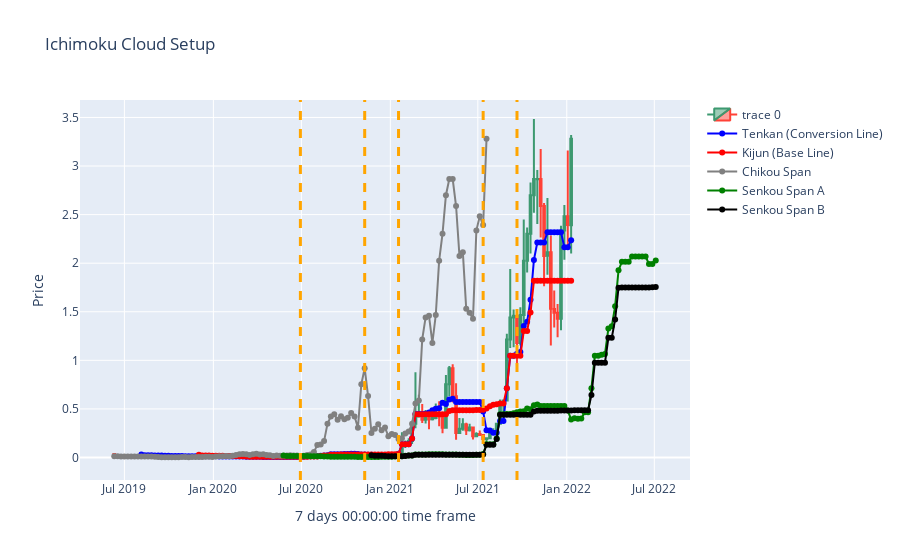

The notebook cell saved with this chart:
### Code cell
plotTKCrosses = plotTKCrossesTrace(ichiPlot, df)
plotTKCrosses

### Figure 1 — Plotly figure (JSON) as saved in the notebook; plotly's stock layout.template omitted (floating-point values rounded to 4 significant figures; data arrays with more than 128 entries replaced by an {"elided": "..."} marker saying what was removed)
{"data": [{"close": {"elided": "136 float values"}, "high": {"elided": "136 float values"}, "low": {"elided": "136 float values"}, "open": {"elided": "136 float values"}, "type": "candlestick", "x": {"elided": "136 str values"}}, {"line": {"color": "blue", "width": 2}, "marker": {"symbol": "circle"}, "mode": "lines+markers", "name": "Tenkan (Conversion Line)", "type": "scatter", "x": {"elided": "136 str values"}, "y": {"elided": "136 float values"}}, {"line": {"color": "red", "width": 2}, "marker": {"symbol": "circle"}, "mode": "lines+markers", "name": "Kijun (Base Line)", "type": "scatter", "x": {"elided": "136 str values"}, "y": {"elided": "136 float values"}}, {"line": {"color": "grey", "width": 2}, "marker": {"symbol": "circle"}, "mode": "lines+markers", "name": "Chikou Span", "type": "scatter", "x": {"elided": "136 str values"}, "y": {"elided": "136 float values"}}, {"line": {"color": "green", "width": 2}, "marker": {"symbol": "circle"}, "mode": "lines+markers", "name": "Senkou Span A", "type": "scatter", "x": {"elided": "135 str values"}, "y": {"elided": "135 float values"}}, {"line": {"color": "black", "width": 2}, "marker": {"symbol": "circle"}, "mode": "lines+markers", "name": "Senkou Span B", "type": "scatter", "x": {"elided": "135 str values"}, "y": {"elided": "135 float values"}}], "layout": {"shapes": [{"line": {"color": "orange", "dash": "dash", "width": 3}, "type": "line", "x0": "2020-06-29T00:00:00", "x1": "2020-06-29T00:00:00", "xref": "x", "y0": 0, "y1": 1, "yref": "y domain"}, {"line": {"color": "orange", "dash": "dash", "width": 3}, "type": "line", "x0": "2020-11-09T00:00:00", "x1": "2020-11-09T00:00:00", "xref": "x", "y0": 0, "y1": 1, "yref": "y domain"}, {"line": {"color": "orange", "dash": "dash", "width": 3}, "type": "line", "x0": "2021-01-18T00:00:00", "x1": "2021-01-18T00:00:00", "xref": "x", "y0": 0, "y1": 1, "yref": "y domain"}, {"line": {"color": "orange", "dash": "dash", "width": 3}, "type": "line", "x0": "2021-07-12T00:00:00", "x1": "2021-07-12T00:00:00", "xref": "x", "y0": 0, "y1": 1, "yref": "y domain"}, {"line": {"color": "orange", "dash": "dash", "width": 3}, "type": "line", "x0": "2021-09-20T00:00:00", "x1": "2021-09-20T00:00:00", "xref": "x", "y0": 0, "y1": 1, "yref": "y domain"}], "title": {"text": "Ichimoku Cloud Setup"}, "xaxis": {"rangeslider": {"visible": false}, "title": {"text": "7 days 00:00:00 time frame"}}, "yaxis": {"title": {"text": "Price"}}}}
